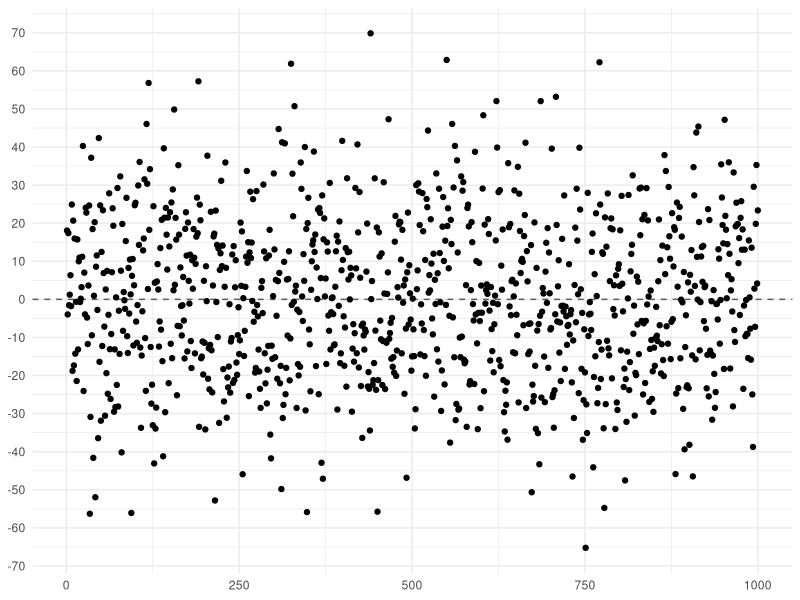

Write the R code that produced this figure. (Note: this script raises an error after producing the figure.)
library(tidyverse)
library(magick)
set.seed(123456)

n <- 1000 # How big sample do we want.

df <- data.frame(i=1:n, x = rnorm(n, 100, 5))
df <- data.frame(i=df$i, x=df$x, y=df$x + rnorm(n, 0, 20))
df$error <- df$y - mean(df$y) # Center y to 0.

# Function to plot lines for standard deviations on scatter plot.
outlier_plot <- function(df, sd, title=NULL) {
  df$outlier <- ifelse(df$error < -sd(df$error)*sd | df$error > sd(df$error)*sd, 1, 0)
  gg <- df %>% 
    ggplot(aes(i, error, color=factor(outlier))) + 
    geom_point() + 
    scale_y_continuous(breaks=seq(-100, 100, 10)) +
    scale_color_manual(values=c("black", "gray")) +
    geom_hline(yintercept = 0, linetype=2, alpha=0.6) +
    geom_hline(yintercept = 0 + df.sd*sd, linetype=1, alpha=0.6) +
    geom_hline(yintercept = 0 - df.sd*sd, linetype=1, alpha=0.7) +
    geom_text(y = 0 + df.sd*sd + 4, x = 1000, label=paste0("+", sd, " SD"), col="black", size=5) +
    geom_text(y = 0 - df.sd*sd - 4, x = 1000, label=paste0("-", sd, " SD"), col="black", size=5) +
    theme_minimal() +
    theme(legend.position="none") +
    labs(title=title, x=NULL, y=NULL) 
  return(gg)
}

# Plot only the data.
gg1 <- df %>% 
  ggplot(aes(i, error)) + 
  geom_point() + 
  scale_y_continuous(breaks=seq(-100, 100, 10)) +
  geom_hline(yintercept = 0, linetype=2, alpha=0.6) +
  theme_minimal() +
  labs(title=NULL, x=NULL, y=NULL) 

# Plot the data with different standard deviations.
gg2 <- outlier_plot(df, sd=1)
gg3 <- outlier_plot(df, sd=2)
gg4 <- outlier_plot(df, sd=3)

# -----------------------------------------
# Save to gif animation
# -----------------------------------------

# Open image device, plot, close.
img1 <- image_graph(700, 500, res=96)
gg1
dev.off()
img1 <- image_background(image_trim(img1), 'white')

img2 <- image_graph(700, 500, res=96)
gg2
dev.off()
img2 <- image_background(image_trim(img2), 'white')

img3 <- image_graph(700, 500, res=96)
gg3
dev.off()
img3 <- image_background(image_trim(img3), 'white')

img4 <- image_graph(700, 500, res=96)
gg4
dev.off()
img4 <- image_background(image_trim(img4), 'white')

# Combine plots.
frames <- image_morph(c(img1, img2, img3, img4), frames = 0)
animation <- image_animate(frames, fps = 0.50)
print(animation)

# Save gif.
image_write(animation, path="sd.gif", format="gif")
